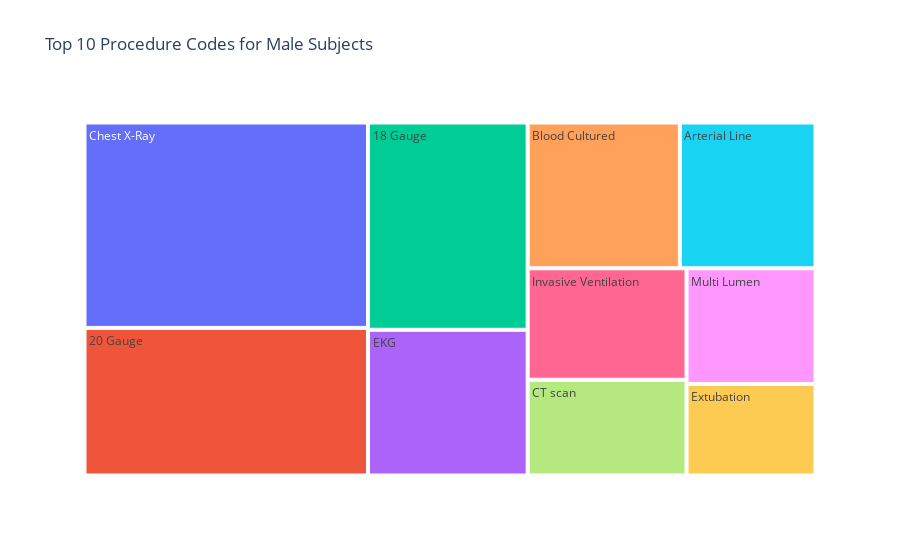
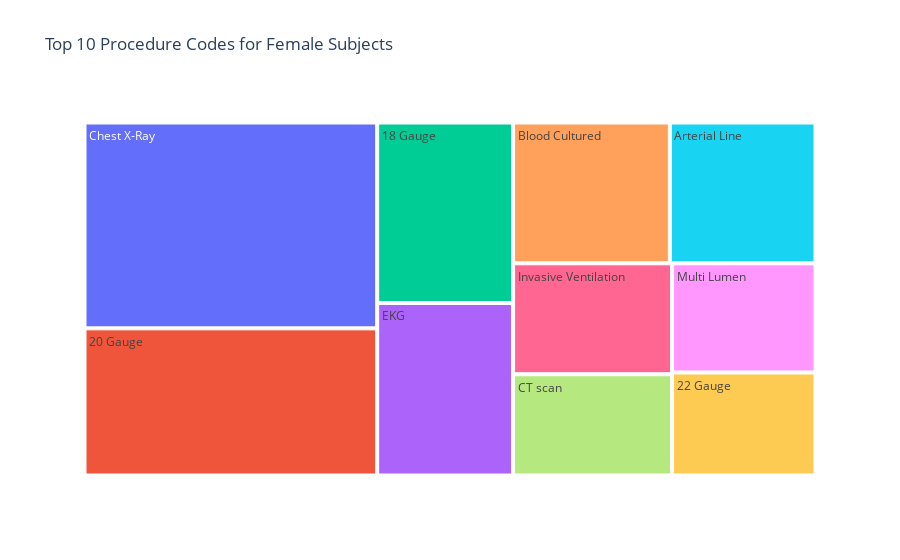

Notebook source saved alongside these figures, in order:
### Code cell
import pandas as pd
import plotly.graph_objects as go

# Create a DataFrame for male and female diagnosis codes
male_df = pd.DataFrame({'item_code': top_item_codes_male.index, 'count': top_item_codes_male.values})
female_df = pd.DataFrame({'item_code': top_item_codes_female.index, 'count': top_item_codes_female.values})

# Map item codes to short titles
male_df['labels'] = male_df['item_code'].map(item_dict)
female_df['labels'] = female_df['item_code'].map(item_dict)

# # Create a new column 'hover_text' that combines 'item_code', 'labels', and 'count'
male_df['hover_text'] = male_df['item_code'].astype(str) + '<br>Name: ' + male_df['labels'] + '<br>Item Code: ' + male_df['item_code'].astype(str) + '<br>Count: ' + male_df['count'].astype(str)
female_df['hover_text'] = female_df['item_code'].astype(str) + '<br>Disease name: ' + female_df['labels'] + '<br>Item Code: ' + female_df['item_code'].astype(str) + '<br>Count: ' + female_df['count'].astype(str)

# Create treemaps using Plotly Graph Objects with custom hover data and template
fig_male = go.Figure(go.Treemap(
    labels=male_df['labels'],
    parents=[''] * len(male_df),  # Set parent to empty string to remove parent levels
    values=male_df['count'],
    customdata=male_df[['item_code', 'hover_text']],
    hovertemplate='<b>%{customdata[0]}</b><br>%{customdata[1]}',
))
fig_male.update_layout(title='Top 10 Procedure Codes for Male Subjects')

fig_female = go.Figure(go.Treemap(
    labels=female_df['labels'],
    parents=[''] * len(female_df),  # Set parent to empty string to remove parent levels
    values=female_df['count'],
    customdata=female_df[['item_code', 'hover_text']],
    hovertemplate='<b>%{customdata[0]}</b><br>%{customdata[1]}',
))
fig_female.update_layout(title='Top 10 Procedure Codes for Female Subjects')

# Show the treemaps
fig_male.show()
fig_female.show()

### Figure 1 — Plotly figure (JSON) as saved in the notebook; plotly's stock layout.template omitted (floating-point values rounded to 4 significant figures)
{"data": [{"customdata": [[225459, "225459<br>Name: Chest X-Ray<br>Item Code: 225459<br>Count: 6974"], [224275, "224275<br>Name: 20 Gauge<br>Item Code: 224275<br>Count: 5012"], [224277, "224277<br>Name: 18 Gauge<br>Item Code: 224277<br>Count: 3963"], [225402, "225402<br>Name: EKG<br>Item Code: 225402<br>Count: 2786"], [225401, "225401<br>Name: Blood Cultured<br>Item Code: 225401<br>Count: 2657"], [225752, "225752<br>Name: Arterial Line<br>Item Code: 225752<br>Count: 2368"], [225792, "225792<br>Name: Invasive Ventilation<br>Item Code: 225792<br>Count: 2122"], [221214, "221214<br>Name: CT scan<br>Item Code: 221214<br>Count: 1821"], [224263, "224263<br>Name: Multi Lumen<br>Item Code: 224263<br>Count: 1787"], [227194, "227194<br>Name: Extubation<br>Item Code: 227194<br>Count: 1414"]], "hovertemplate": "<b>%{customdata[0]}</b><br>%{customdata[1]}", "labels": ["Chest X-Ray", "20 Gauge", "18 Gauge", "EKG", "Blood Cultured", "Arterial Line", "Invasive Ventilation", "CT scan", "Multi Lumen", "Extubation"], "parents": ["", "", "", "", "", "", "", "", "", ""], "type": "treemap", "values": [6974, 5012, 3963, 2786, 2657, 2368, 2122, 1821, 1787, 1414]}], "layout": {"title": {"text": "Top 10 Procedure Codes for Male Subjects"}}}

### Figure 2 — Plotly figure (JSON) as saved in the notebook; plotly's stock layout.template omitted (floating-point values rounded to 4 significant figures)
{"data": [{"customdata": [[225459, "225459<br>Disease name: Chest X-Ray<br>Item Code: 225459<br>Count: 5124"], [224275, "224275<br>Disease name: 20 Gauge<br>Item Code: 224275<br>Count: 3663"], [224277, "224277<br>Disease name: 18 Gauge<br>Item Code: 224277<br>Count: 2086"], [225402, "225402<br>Disease name: EKG<br>Item Code: 225402<br>Count: 1994"], [225401, "225401<br>Disease name: Blood Cultured<br>Item Code: 225401<br>Count: 1877"], [225752, "225752<br>Disease name: Arterial Line<br>Item Code: 225752<br>Count: 1744"], [225792, "225792<br>Disease name: Invasive Ventilation<br>Item Code: 225792<br>Count: 1500"], [221214, "221214<br>Disease name: CT scan<br>Item Code: 221214<br>Count: 1369"], [224263, "224263<br>Disease name: Multi Lumen<br>Item Code: 224263<br>Count: 1332"], [224274, "224274<br>Disease name: 22 Gauge<br>Item Code: 224274<br>Count: 1257"]], "hovertemplate": "<b>%{customdata[0]}</b><br>%{customdata[1]}", "labels": ["Chest X-Ray", "20 Gauge", "18 Gauge", "EKG", "Blood Cultured", "Arterial Line", "Invasive Ventilation", "CT scan", "Multi Lumen", "22 Gauge"], "parents": ["", "", "", "", "", "", "", "", "", ""], "type": "treemap", "values": [5124, 3663, 2086, 1994, 1877, 1744, 1500, 1369, 1332, 1257]}], "layout": {"title": {"text": "Top 10 Procedure Codes for Female Subjects"}}}
